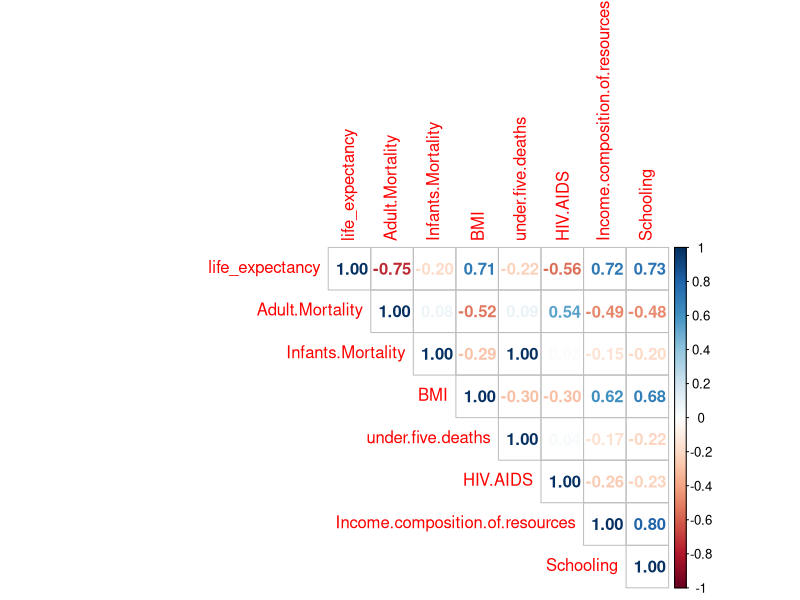

Write the R code that produced this figure.

# Setting Work Directory
setwd("/Users/shashank7/OneDrive/PGP - BABI/24 Capstone Project/Project/Code")

# Loading the Data
dataset_df = read.csv("Cleaned Data Non PCA.csv")

# Removing Unnecessaryy Columns
dataset_df = dataset_df[-c(1,2)]

# Building Linear Model
lm_mdl = lm(formula = Life.expectancy ~., data = dataset_df)

# Summary of the model
cat("\n The Summary of the model is as follows :","")
print(summary(lm_mdl))

# Storing Life Expectancy as a seperate variable
life_expectancy = dataset_df$Life.expectancy

# Storing Status as a seperate variable
status = dataset_df$Status

# Scaled Data Frame
dataset_df = as.data.frame(scale(dataset_df[-c(1,2)]))

# Adding Back Life Expectancy Columns
dataset_df = cbind(life_expectancy,status,dataset_df)

# Setting Seed
set.seed(1609)

# Splitting into Testing and Training Data Sets
library(caTools)
sample = sample.split(dataset_df,SplitRatio = 0.5)
train_data_df = subset(dataset_df,sample == TRUE)
test_data_df = subset(dataset_df, sample == FALSE)

library("randomForest")
rf_model = randomForest(life_expectancy ~ Adult.Mortality + Infants.Mortality + BMI + under.five.deaths + HIV.AIDS + Income.composition.of.resources + Schooling, 
                        data = train_data_df,
                        mtry = 4)

cat("\n The summary of the Random Forest Model (Tuned) is as follows:","")
print(rf_model)


rf_predicted_values = predict(rf_model,test_data_df)

library("Metrics")
cat("\nRandom Forest -  Regression RMSE :",
    rmse(actual = test_data_df$life_expectancy,
         predicted = rf_predicted_values))
cat("\nRandom Forest -  Regression MAE :",
    (mae(actual = test_data_df$life_expectancy,
         predicted = rf_predicted_values)))
cat("\nRandom Forest -  Regression MAPE : ",
    (mape(actual = test_data_df$life_expectancy,
          predicted = rf_predicted_values)))


library("corrplot")
dataset_df = dataset_df[c("life_expectancy","Adult.Mortality",
"Infants.Mortality",
"BMI","under.five.deaths",
"HIV.AIDS",
"Income.composition.of.resources",
"Schooling")]

corTable = cor(dataset_df)
corrplot(corTable,method = "number",type="upper")

lm_mdl = lm(formula = life_expectancy ~ Adult.Mortality + Infants.Mortality + BMI + under.five.deaths + HIV.AIDS + Income.composition.of.resources + Schooling, data = train_data_df)

# Coeffiecients of the Model
cat("\n\nThe  intercepts are as follows :\n\n","")
print(lm_mdl$coefficients)

# Exponentials of Intercepts
cat("\n\nThe Exponentials of intercets are as follows :\n\n","")
for (coeff in lm_mdl$coefficients){
  print(coeff)
  cat("Exponential : ",exp(coeff))
  cat("\n\n","")}
